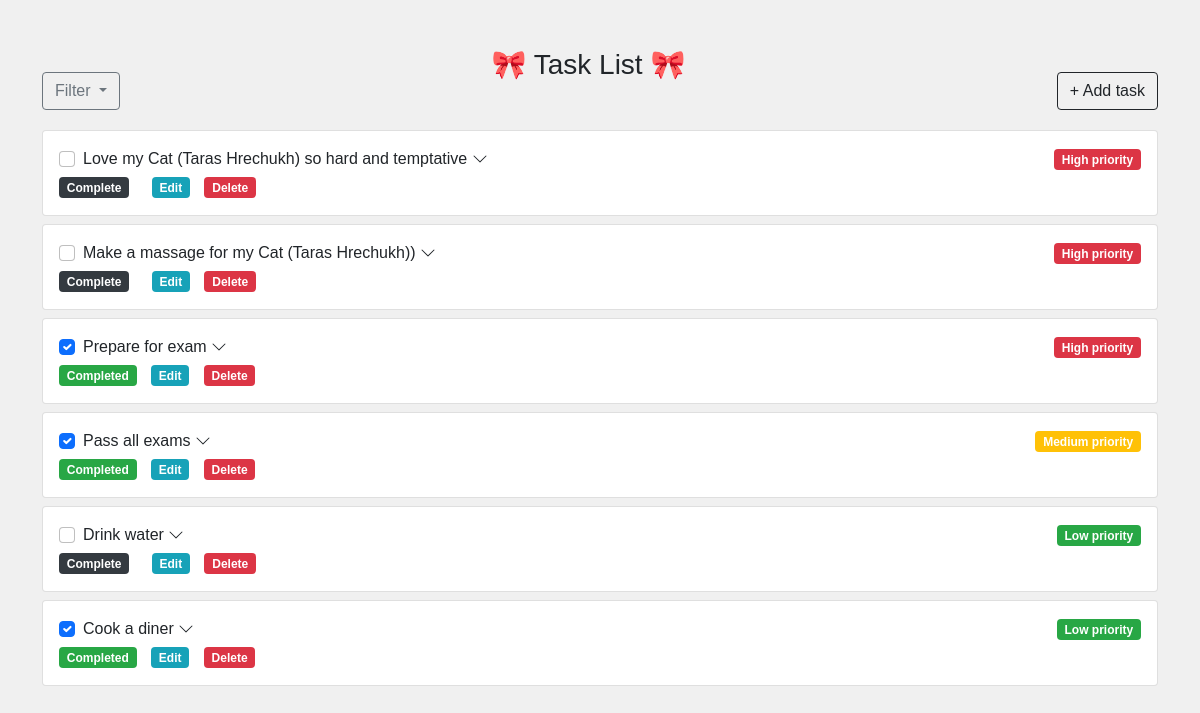
The page /?filter=more_priority on the database its author committed.
### todo_app/models.py (models this page shows, shortened)
class Task(models.Model):
    class Priority(models.TextChoices):
        LOW = 'low', 'Low'
        MEDIUM = 'medium', 'Medium'
        HIGH = 'high', 'High'
    title = models.CharField(max_length=200)
    description = models.TextField(blank=True)
    completed = models.BooleanField(default=False)
    priority = models.CharField(max_length=10, choices=Priority.choices, default=Priority.MEDIUM)

### todo_app/views.py (the view)
# urls.py: path('', task_list, name='task_list'),
def task_list(request):
    filter_criteria = request.GET.get('filter', 'newest')
    if filter_criteria == 'completed':
        tasks = Task.objects.filter(completed=True).order_by('-id')
    elif filter_criteria == 'uncompleted':
        tasks = Task.objects.filter(completed=False).order_by('-id')
    elif filter_criteria == 'more_priority':
        tasks = sorted(Task.objects.all(), key=more_priority_sort)
    else:
        tasks = Task.objects.all().order_by('-id')
    return render(request, 'todo_app/task_list.html', {'tasks': tasks})

### todo_app/views.py (called while the page is built)
def more_priority_sort(task):
    priority_order = {'high': 0, 'medium': 1, 'low': 2}
    return (priority_order.get(task.priority, 3), -task.id)

### templates/todo_app/task_list.html (shortened to what this page needs)
{% load static %}
<!DOCTYPE html>
<html>
<head>
    <link rel="stylesheet" href="https://maxcdn.bootstrapcdn.com/bootstrap/4.5.2/css/bootstrap.min.css">
    <link rel="stylesheet" href="https://maxcdn.bootstrapcdn.com/bootstrap/5.0.1/css/bootstrap.min.css">
    <link rel="stylesheet" href="https://cdn.jsdelivr.net/npm/bootstrap-icons@1.17.0/font/bootstrap-icons.css">
    <link rel="stylesheet" type="text/css" href="{% static 'todo_app/css/styles.css' %}">
</head>
<body>
    <div class="container my-5">
        <span class="float-left ">
            <div class="dropdown mt-4">
                <button class="btn btn-outline-secondary dropdown-toggle" type="button" id="filterDropdown" data-toggle="dropdown" aria-haspopup="true" aria-expanded="false">
                    Filter
                </button>
            </div>
        </span>
        <h3 class="text-center">🎀 Task List 🎀
            <span class="float-right mt-4">
                <form action="{% url 'add_task' %}" method="post" >
                        <div class="text-center">
                            <button type="submit" class="btn btn-outline-dark">
                                + Add task
                            </button>
                        </div>
                    </form>
            </span>
        </h3>
    </div>
    {% for task in tasks %}
        <div class="container mt-2">
            <div class="card">
                <div class="card-body">
                    <div class="form-check mb-1">
                        <input class="form-check-input" type="checkbox" {% if task.completed %}checked{% endif %} id="completeTask{{ task.id }}" onclick="completeTask({{ task.id }})" action>
                            <div class="form-check-label" for="completeTask{{ task.id }}">
                                <a href="#taskDescription{{ task.id }}" data-toggle="collapse" class="text-dark">{{ task.title }}
                                    <svg xmlns="http://www.w3.org/2000/svg" width="16" height="16" fill="currentColor" class="bi bi-chevron-down" viewBox="0 0 16 16">
                                      <path fill-rule="evenodd" d="M1.646 4.646a.5.5 0 0 1 .708 0L8 10.293l5.646-5.647a.5.5 0 0 1 .708.708l-6 6a.5.5 0 0 1-.708 0l-6-6a.5.5 0 0 1 0-.708"/>
                                    </svg>
                                </a>
                            <span class="float-right">
                                {% if task.priority == 'low' %}
                                    <span class="badge badge-success">Low priority</span>
                                {% elif task.priority == 'medium' %}
                                    <span class="badge badge-warning">Medium priority</span>
                                {% elif task.priority == 'high' %}
                                    <span class="badge badge-danger">High priority</span>
                                {% endif %}
                            </span>
                        </div>
                    </div>
                    {% if task.completed %}
                        <a href="{% url 'complete_task' task.id %}"><span class="badge badge-success"> Completed </span></a>
                    {% else %}
                        <a href="{% url 'complete_task' task.id %}"><span class="badge badge-dark mr-2"> Complete </span></a>
                    {% endif %}
                    <a href="{% url 'edit_task' task.id %}"><span class="badge badge-info"> Edit </span></a>
                    <a href="{% url 'delete_task' task.id %}"><span class="badge badge-danger "> Delete </span></a>
                </div>
            </div>
        </div>
    {% endfor %}
</body>
</html>

### static/todo_app/css/styles.css (style rules this page uses)
body { font-family: 'Arial', sans-serif; background-color: #f0f0f0; margin: 0; padding: 0; }
a { text-decoration: none; color: #007BFF; margin-right: 10px; }

### rows shown on the page
Task: title "Love my Cat (Taras Hrechukh) so hard and temptative", priority "High priority", shows "Complete"
Task: title "Make a massage for my Cat (Taras Hrechukh))", priority "High priority", shows "Complete"
Task: completed "☑", title "Prepare for exam", priority "High priority", shows "Completed"
Task: completed "☑", title "Pass all exams", priority "Medium priority", shows "Completed"
Task: title "Drink water", priority "Low priority", shows "Complete"
Task: completed "☑", title "Cook a diner", priority "Low priority", shows "Completed"
